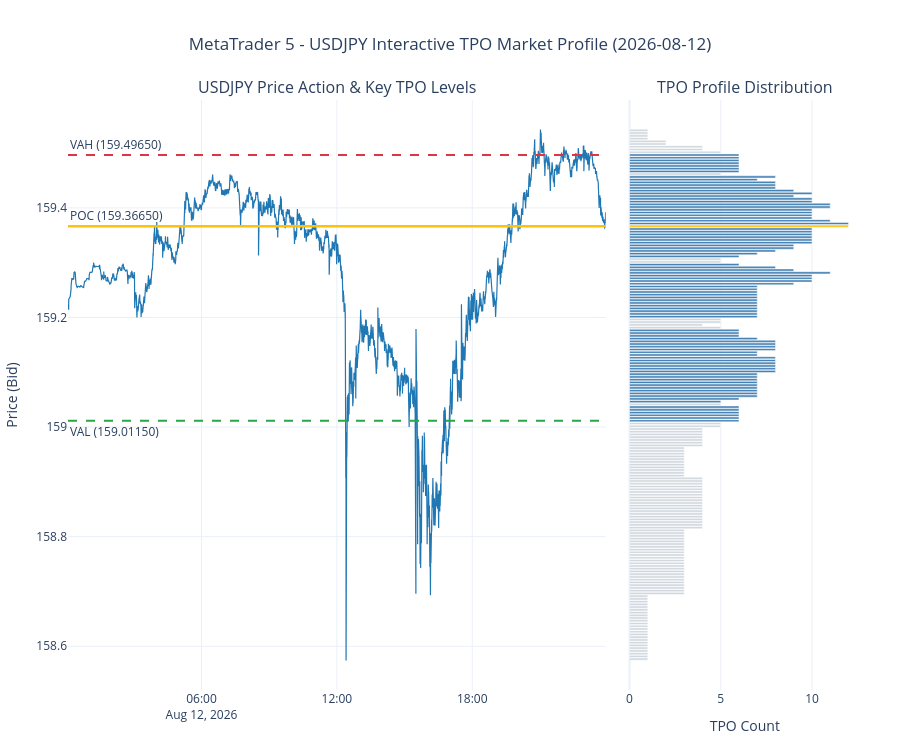

Notebook code cell kept with this figure:
### Markdown cell above
## TPO (Time Price Opportunity) Market Profile Analysis

We resample tick data to calculate the **TPO Market Profile** distribution for the session, identifying key auction market levels:
- **Point of Control (POC)**: The price level with the highest density of TPOs (highlighted in gold).
- **Value Area (VAH / VAL)**: The price range containing **~70%** of the session's TPOs (highlighted in blue).

You can customize `TPO_BIN_PIPS` (price resolution in pips) and `TIME_BRACKET` (bracket resolution: e.g., `'30min'`, `'15min'`, `'1h'`) below.

### Code cell
# --- TPO Market Profile Configuration ---
TPO_BIN_PIPS = 0.5       # Price bin size in pips (e.g., 0.5, 1.0)
TIME_BRACKET = "30min"   # Time bracket interval: '30min', '15min', '1h', etc.

if ticks is not None and len(ticks) > 0:
    print(f"Calculating TPO Market Profile ({TIME_BRACKET} brackets, {TPO_BIN_PIPS} pip bins)...")

    price_min = df['bid'].min()
    price_max = df['ask'].max()
    bin_size = TPO_BIN_PIPS * pip_size
    if bin_size <= 0:
        bin_size = 0.00005

    price_bins = np.arange(price_min, price_max + bin_size, bin_size)
    bin_centers = (price_bins[:-1] + price_bins[1:]) / 2.0

    # Resample tick data into time brackets
    brackets = df['bid'].resample(TIME_BRACKET).agg(['min', 'max']).dropna()

    # Count TPOs per price bin
    tpo_counts = np.zeros(len(price_bins) - 1, dtype=int)
    for _, row in brackets.iterrows():
        mask = (price_bins[:-1] >= row['min'] - bin_size/2) & (price_bins[1:] <= row['max'] + bin_size/2)
        tpo_counts += mask.astype(int)

    # Point of Control (POC)
    poc_idx = int(np.argmax(tpo_counts))
    poc_price = bin_centers[poc_idx]

    # Value Area (~70% of TPOs)
    total_tpos = tpo_counts.sum()
    target_tpos = total_tpos * 0.70
    sorted_indices = np.argsort(tpo_counts)[::-1]

    cum_tpos = 0
    va_mask = np.zeros(len(tpo_counts), dtype=bool)
    for i in sorted_indices:
        va_mask[i] = True
        cum_tpos += tpo_counts[i]
        if cum_tpos >= target_tpos:
            break

    va_prices = bin_centers[va_mask]
    val_price = float(va_prices.min()) if len(va_prices) > 0 else poc_price
    vah_price = float(va_prices.max()) if len(va_prices) > 0 else poc_price

    print("--- TPO Market Profile Statistics ---")
    print(f"Total Time Brackets ({TIME_BRACKET}): {len(brackets)}")
    print(f"Total TPOs: {total_tpos:,}")
    print(f"Point of Control (POC): {poc_price:.5f}")
    print(f"Value Area High (VAH):  {vah_price:.5f}")
    print(f"Value Area Low (VAL):   {val_price:.5f}")

    # Create Side-by-Side Figure: Left = Price Line & Key Levels, Right = TPO Profile Histogram
    fig_tpo = make_subplots(
        rows=1, cols=2,
        column_widths=[0.7, 0.3],
        shared_yaxes=True,
        horizontal_spacing=0.03,
        subplot_titles=(f"{SYMBOL} Price Action & Key TPO Levels", "TPO Profile Distribution")
    )

    # Left Subplot: Bid Price Line
    fig_tpo.add_trace(
        go.Scatter(
            x=df.index,
            y=df['bid'],
            mode='lines',
            name='Bid',
            line=dict(color='#1f77b4', width=1.2),
            hovertemplate="<b>Time:</b> %{x|%Y-%m-%d %H:%M:%S}<br><b>Bid:</b> %{y:.5f}<extra>Bid</extra>"
        ),
        row=1, col=1
    )

    # Key Level Horizontal Lines
    fig_tpo.add_hline(
        y=poc_price,
        line=dict(color='#ffc107', width=2.5, dash='solid'),
        annotation_text=f"POC ({poc_price:.5f})",
        annotation_position="top left",
        row=1, col=1
    )
    fig_tpo.add_hline(
        y=vah_price,
        line=dict(color='#dc3545', width=1.8, dash='dash'),
        annotation_text=f"VAH ({vah_price:.5f})",
        annotation_position="top left",
        row=1, col=1
    )
    fig_tpo.add_hline(
        y=val_price,
        line=dict(color='#28a745', width=1.8, dash='dash'),
        annotation_text=f"VAL ({val_price:.5f})",
        annotation_position="bottom left",
        row=1, col=1
    )

    # Right Subplot: Horizontal TPO Profile Histogram
    colors = ['#ffc107' if i == poc_idx else ('#4682b4' if is_va else '#d0d7de') for i, is_va in enumerate(va_mask)]
    fig_tpo.add_trace(
        go.Bar(
            y=bin_centers,
            x=tpo_counts,
            orientation='h',
            name='TPOs',
            marker_color=colors,
            hovertemplate="<b>Price:</b> %{y:.5f}<br><b>TPOs:</b> %{x}<extra>TPO</extra>"
        ),
        row=1, col=2
    )

    # Layout Setup
    date_str = df.index[0].strftime('%Y-%m-%d') if len(df) > 0 else ""
    fig_tpo.update_layout(
        title=dict(
            text=f"MetaTrader 5 - {SYMBOL} Interactive TPO Market Profile ({date_str})",
            x=0.5,
            xanchor='center'
        ),
        height=750,
        template='plotly_white',
        showlegend=False,
        margin=dict(l=60, r=40, t=100, b=60)
    )

    fig_tpo.update_yaxes(title_text="Price (Bid)", row=1, col=1)
    fig_tpo.update_xaxes(title_text="TPO Count", row=1, col=2)

    fig_tpo.show()
else:
    print("No tick data available for TPO profile analysis.")

### Figure 1 — Plotly figure (JSON) as saved in the notebook; plotly's stock layout.template omitted (floating-point values rounded to 4 significant figures; data arrays with more than 128 entries replaced by an {"elided": "..."} marker saying what was removed)
{"data": [{"hovertemplate": "<b>Time:</b> %{x|%Y-%m-%d %H:%M:%S}<br><b>Bid:</b> %{y:.5f}<extra>Bid</extra>", "line": {"color": "#1f77b4", "width": 1.2}, "mode": "lines", "name": "Bid", "type": "scatter", "x": {"elided": "75499 str values"}, "xaxis": "x", "y": {"elided": "75499 float values"}, "yaxis": "y"}, {"hovertemplate": "<b>Price:</b> %{y:.5f}<br><b>TPOs:</b> %{x}<extra>TPO</extra>", "marker": {"color": {"elided": "195 str values"}}, "name": "TPOs", "orientation": "h", "type": "bar", "x": {"elided": "195 int values"}, "xaxis": "x2", "y": {"elided": "195 float values"}, "yaxis": "y2"}], "layout": {"annotations": [{"font": {"size": 16}, "showarrow": false, "text": "USDJPY Price Action & Key TPO Levels", "x": 0.3395, "xanchor": "center", "xref": "paper", "y": 1, "yanchor": "bottom", "yref": "paper"}, {"font": {"size": 16}, "showarrow": false, "text": "TPO Profile Distribution", "x": 0.8545, "xanchor": "center", "xref": "paper", "y": 1, "yanchor": "bottom", "yref": "paper"}, {"showarrow": false, "text": "POC (159.36650)", "x": 0, "xanchor": "left", "xref": "x domain", "y": 159.4, "yanchor": "bottom", "yref": "y"}, {"showarrow": false, "text": "VAH (159.49650)", "x": 0, "xanchor": "left", "xref": "x domain", "y": 159.5, "yanchor": "bottom", "yref": "y"}, {"showarrow": false, "text": "VAL (159.01150)", "x": 0, "xanchor": "left", "xref": "x domain", "y": 159.0, "yanchor": "top", "yref": "y"}], "height": 750, "margin": {"b": 60, "l": 60, "r": 40, "t": 100}, "shapes": [{"line": {"color": "#ffc107", "dash": "solid", "width": 2.5}, "type": "line", "x0": 0, "x1": 1, "xref": "x domain", "y0": 159.4, "y1": 159.4, "yref": "y"}, {"line": {"color": "#dc3545", "dash": "dash", "width": 1.8}, "type": "line", "x0": 0, "x1": 1, "xref": "x domain", "y0": 159.5, "y1": 159.5, "yref": "y"}, {"line": {"color": "#28a745", "dash": "dash", "width": 1.8}, "type": "line", "x0": 0, "x1": 1, "xref": "x domain", "y0": 159.0, "y1": 159.0, "yref": "y"}], "showlegend": false, "title": {"text": "MetaTrader 5 - USDJPY Interactive TPO Market Profile (2026-08-12)", "x": 0.5, "xanchor": "center"}, "xaxis": {"anchor": "y", "domain": [0, 0.679]}, "xaxis2": {"anchor": "y2", "domain": [0.709, 1], "title": {"text": "TPO Count"}}, "yaxis": {"anchor": "x", "domain": [0, 1], "title": {"text": "Price (Bid)"}}, "yaxis2": {"anchor": "x2", "domain": [0, 1], "matches": "y", "showticklabels": false}}}
